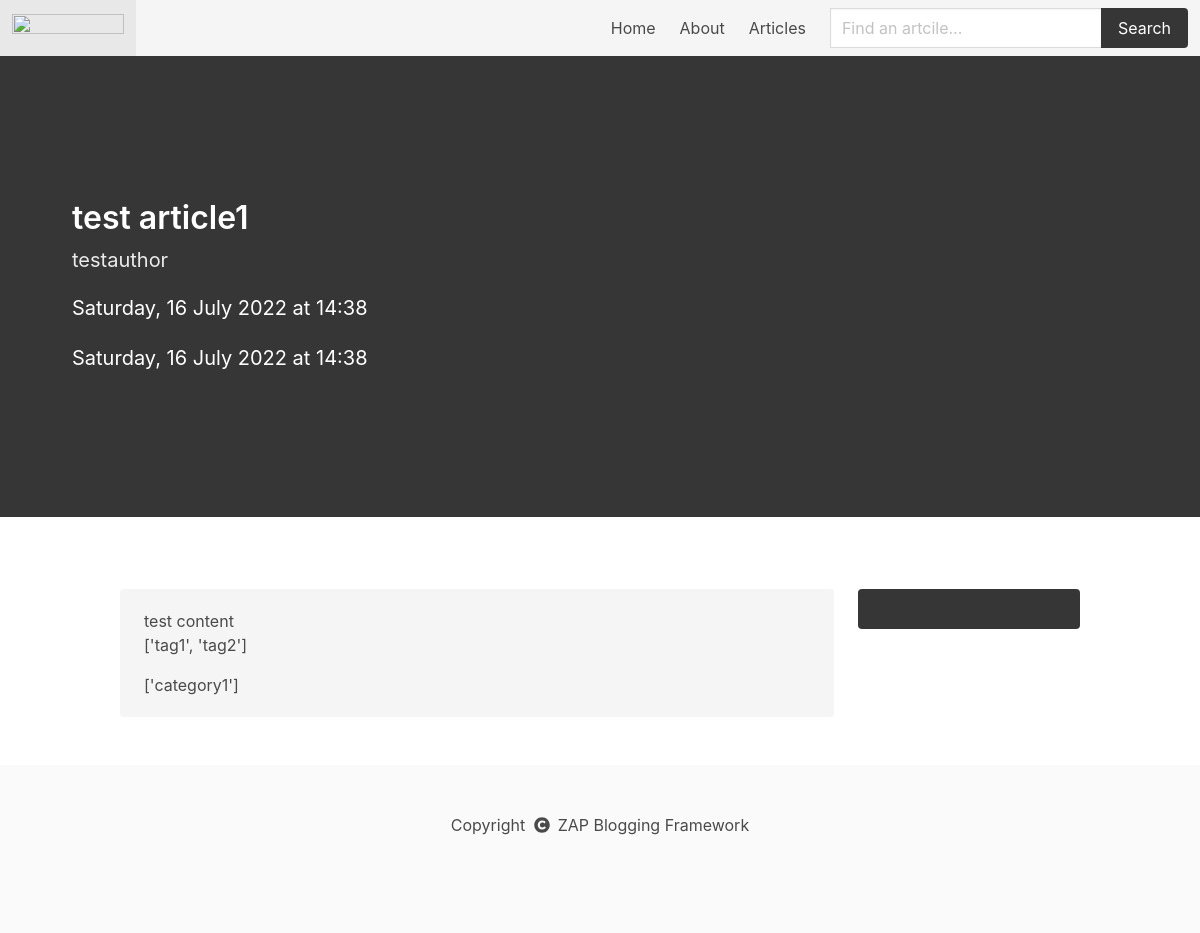
The page /article/test_article1/ on the database as committed earlier.
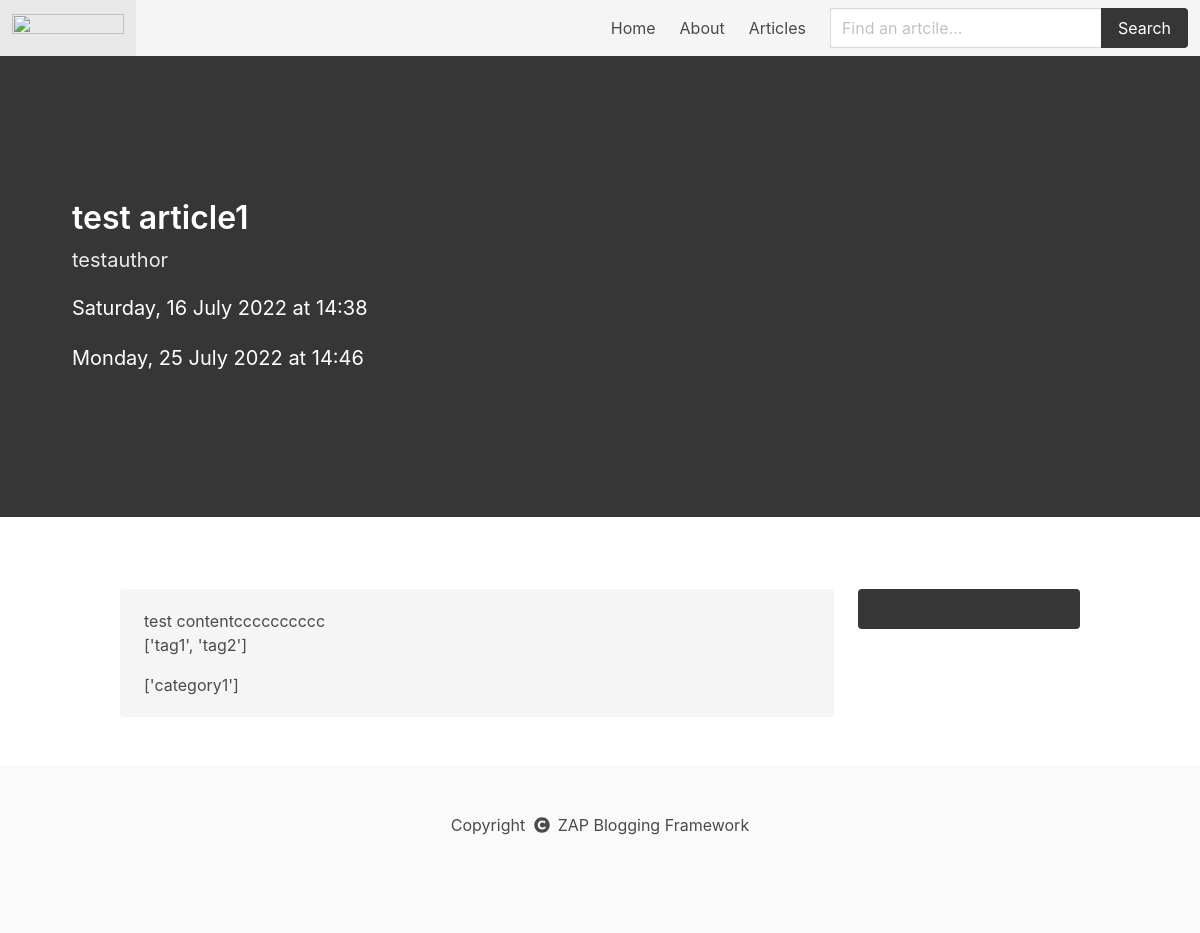
The same page on the database as committed later.
### model.py (models this page shows)
class Articles(db.Model):
    id = db.Column(db.Integer, primary_key=True)
    title = db.Column(db.String(250))
    author = db.Column(db.String(250), db.ForeignKey('users.name'))
    link = db.Column(db.String(250))
    content = db.Column(db.Text)
    summary = db.Column(db.Text)
    date_posted = db.Column(db.DateTime)
    date_updated = db.Column(db.DateTime)
    tags = db.Column(db.PickleType())
    categories = db.Column(db.PickleType())

### public.py (the view)
@public.route('/article/<title>/')
def article(title):
    article = Articles.query.filter_by(link=title).first_or_404()
    datePosted = dates.format_datetime(article.date_posted, "EEEE, d MMMM y 'at' HH:mm")
    dateUpdated = dates.format_datetime(article.date_updated, "EEEE, d MMMM y 'at' HH:mm")
    return render_template('article.html', article=articleSchema.dump(article), date_posted=datePosted, date_updated=dateUpdated)

### forms.py
class SearchForm(FlaskForm):
    searched = StringField('Searched', validators=[DataRequired()])
    submit = SubmitField('Submit')

### public.py (called while the page is built)
@public.context_processor
def base():
    form = SearchForm()
    return dict(form=form)

### templates/article.html
{% extends 'post-base.html' %}
{% block hero %}
<p class="title">
    {{article.title}}
</p>
<p class="subtitle">
    {{article.author}}
</p>
<p>
    {{date_posted}}
</p>
<p>
    {{date_updated}}
</p>
{% endblock %}
{% block article %}
{{article.content}}
<p>
    {{article.tags}}
</p>
<p>
    {{article.categories}}
</p>
{% endblock %}

Rows that differ between the two databases and show on the page:
changed Articles "test article1": content "test content" → "test contentcccccccccc"
Other text that changed with them:
{{ date_updated }}: "Saturday, 16 July 2022 at 14:38" → "Monday, 25 July 2022 at 14:46"
